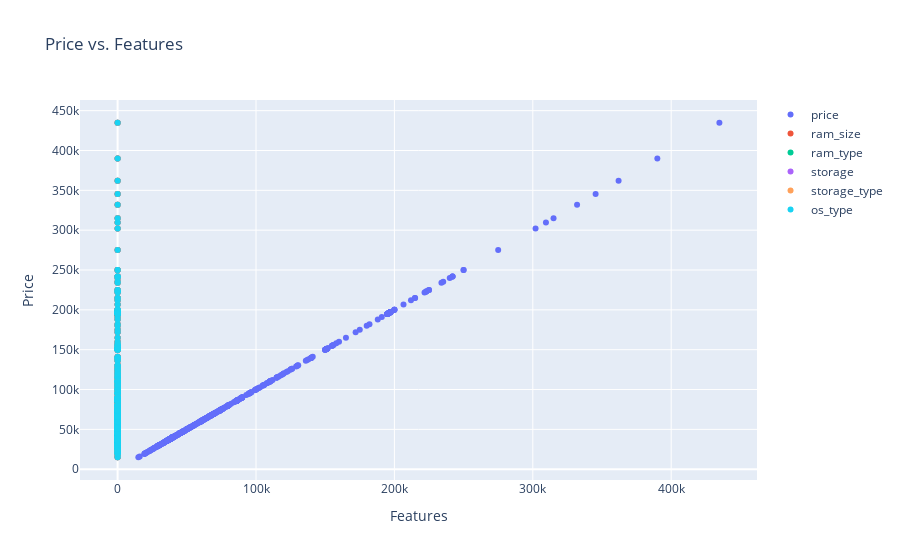

The notebook cell saved with this chart:
### Code cell
import plotly.offline as pyo

# Display the figure in Jupyter notebook
pyo.init_notebook_mode(connected=True)
pyo.iplot(fig)

### Figure 1 — Plotly figure (JSON) as saved in the notebook; plotly's stock layout.template omitted (floating-point values rounded to 4 significant figures; data arrays with more than 128 entries replaced by an {"elided": "..."} marker saying what was removed)
{"data": [{"mode": "markers", "name": "price", "type": "scatter", "x": {"elided": "720 int values"}, "y": {"elided": "720 int values"}}, {"mode": "markers", "name": "ram_size", "type": "scatter", "x": {"elided": "720 int values"}, "y": {"elided": "720 int values"}}, {"mode": "markers", "name": "ram_type", "type": "scatter", "x": {"elided": "720 int values"}, "y": {"elided": "720 int values"}}, {"mode": "markers", "name": "storage", "type": "scatter", "x": {"elided": "720 int values"}, "y": {"elided": "720 int values"}}, {"mode": "markers", "name": "storage_type", "type": "scatter", "x": {"elided": "720 int values"}, "y": {"elided": "720 int values"}}, {"mode": "markers", "name": "os_type", "type": "scatter", "x": {"elided": "720 int values"}, "y": {"elided": "720 int values"}}], "layout": {"title": {"text": "Price vs. Features"}, "xaxis": {"title": {"text": "Features"}}, "yaxis": {"title": {"text": "Price"}}}}
